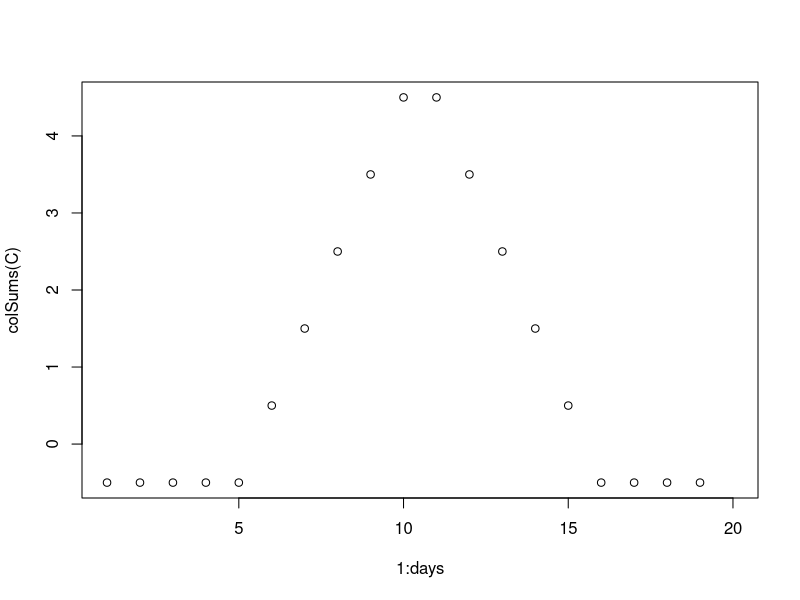
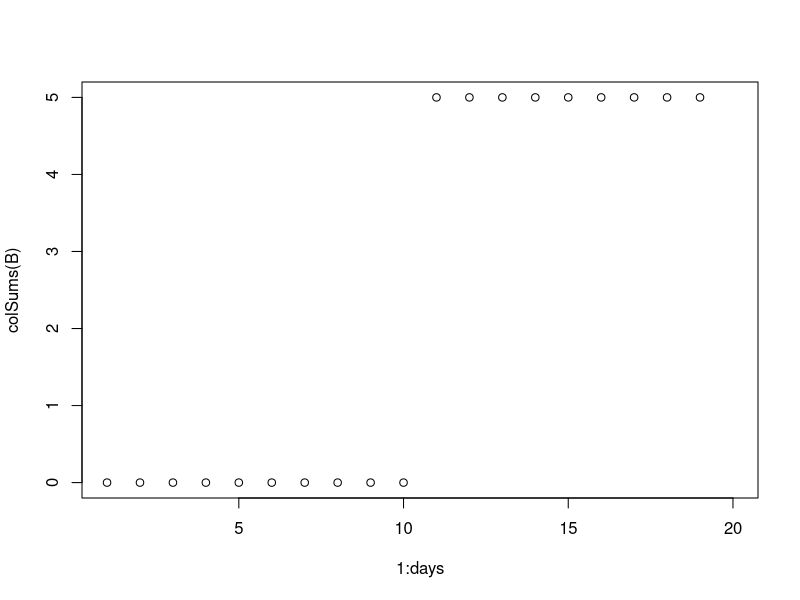
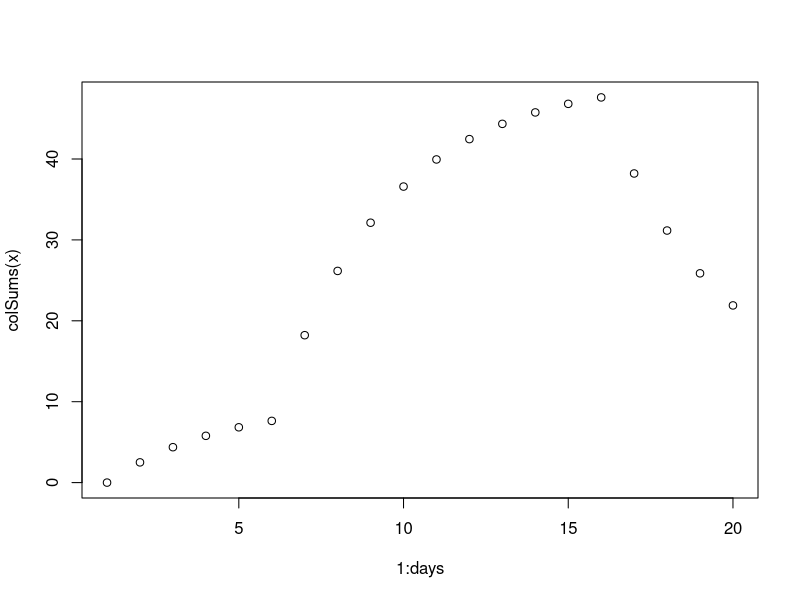
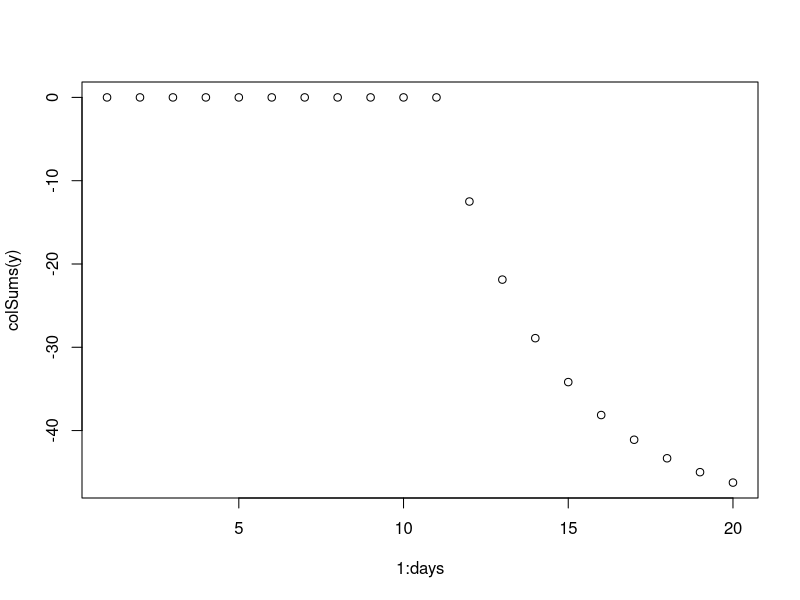

The R script that drew these images, in order:
# testing out having 2 separate x terms for fish and hunt
# Jan 2024

seals <- 5
days <- 20
xmax <- 10
a <- 1
b <- 2
w <- 0.1
ymax <- 10
xmin <- 2
ymin <- -10


Pf <- array(dim = c(seals, days), data = rep(0.1, seals * days))
Pd <- array(dim = c(seals, days), data = rep(0.1, seals * days))
x <- array(dim = c(seals, days), data = rep(0, seals * days))
y <- array(dim = c(seals, days), data = rep(0, seals * days))
C <- array(dim = c(seals, days), data = rep(NA, seals * days))
B <- array(dim = c(seals, days), data = rep(NA, seals * days))

salmon <- array(dim = c(days), data = c(rep(0, days/4), seq_len(days/4), rev(seq_len(days/4)), rep(0, days/4)))
hunting <- array(dim = c(days), data = c(rep(0, days/2), rep(1, days/2)))
satiation <- max(salmon)

for(i in 1:(days-1)){
  for(seal in 1:seals){
    C[seal, i] <- salmon[i]/satiation - w
    if(C[seal, i] > 0){
      d_x <- 0.25*(xmax - x[seal, i])
    } else if(C[seal, i] < 0){
      d_x <- 0.25*(xmin - x[seal, i])
    } else {d_x <- 0}
    x[seal, i+1] <- x[seal, i] + d_x
    
    B[seal, i] <- hunting[i]
    if(B[seal, i] == 0){
      d_y <- 0.25*(0 - y[seal, i])
    } else if(B[seal, i] > 0){
      d_y <- 0.25*(ymin - y[seal, i])
    }
    y[seal, i+1] <- y[seal, i] + d_y
  }
}

plot(1:days, colSums(C))
plot(1:days, colSums(B))
plot(1:days, colSums(x))
plot(1:days, colSums(y))
